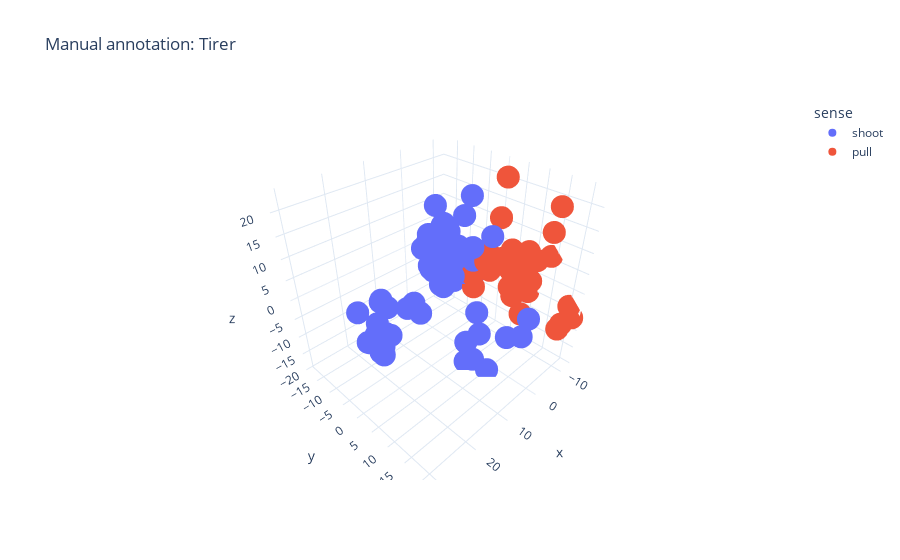

Write notebook code for a chart like this one.
### Code cell
# visualisatie in 2D; kleuren voor verschillende klassen;
# hoveren over data toont zinnen
fig_2d = px.scatter(df_pca_og, x='x', y='y', color='sense',
                 hover_data='match',
                 template="plotly_white",
                 title = f"Manual annotation: {Word}")
#fig_2d.show()
# visualisatie in 3D
fig_3d = px.scatter_3d(
    df_pca_og, x='x', y='y', z='z', color='sense',
    hover_data='match',
    template="plotly_white",
     title = f"Manual annotation: {Word}"
)
fig_3d.show()

### Figure 1 — Plotly figure (JSON) as saved in the notebook; plotly's stock layout.template omitted (floating-point values rounded to 4 significant figures)
{"data": [{"customdata": [["Ces troupes savent comment tirer et tuer et elles sont plus que jamais prêtes à le faire. \" La gouverneure de Luoisiane, Kathleen Blanco, septembre 2005."], ["Les pistolets pourraient me tuer , ou ne pas tirer du tout."], ["Certains disent ne jamais se servir de la violence ou très peu, et pas très fort, seulement quand ils ont une raison... ou sans vraiment réfléchir comme par exemple, en Légo, je vois des droïdes, je fabrique une base, il faut des armes pour la sécuriser ou je vois des personnages de Star Wars, donc je pense à tirer , tuer , etc."], ["A partir de maintenant les policiers et les militaires péruviens ont les mains libres pour tirer et tuer \"en accomplissement de leur devoir\" sans avoir à donner d'explications à personne."], ["Luidit plaintif s'enfuit et la plaintive demeura vrayement(?) dans la maison qui par la grossesse ne pouvoit s'enfuir de même, et d'un autre costé chargée des coups qu'elle venoit de recevoir, l'en empeschoient, se contenta de pousser le vollet de sa fenestre au même temps que ledit sieur de Rabodanges y lascha son coup de fusil qui y a fait balle, croyant tirer et tuer l'un où l'autre, où mesme tous les deux."], ["On peut tuer , tirer sur les manifestants car c'est légal mais on ne doit pas secourir des travailleurs immigrés qui risquent de mourir de froid ou de noyade, là c'est illégal."], ["Et ils peuvent commencer à comprendre ce que subit quotidiennement – en pire – la population palestinienne, hommes femmes, enfants et malades confondus, en Cisjordanie et à Gaza. – Silvia Cattori Les journalistes d'Al Jazeera à bord ont déclaré qu'un drapeau blanc avait été levé mais que les soldats israéliens ont continué de tirer et tuer ."], ["Lorsqu'ils arrivent sur les lieux, il commence à tirer et tue deux d'entre eux."], ["Bien que le bâtiment soit coulé, l'U-552 continue à tirer , tuant plusieurs hommes d'équipage qui sont entrain de rejoindre les canots de sauvetage."], ["Noter aussi le livre de Maurice Rafjus, \" 1953, un 14 juillet sanglant \", Collection Moisson Rouge, 2003 quand la police à Paris avait tirer et tuer six travailleurs algériens et un métallurgistes français qui participaient au défilé"], ["Celui-ci usa donc de son laser pour tirer , tuant deux Volkonnènes et un Toutobroge. la terreur s'emparait des hommes ; précipitamment, l'expédition reflua en grand désordre vers la racine."], ["Nous devons savoir le bien du mal et ne pas utiliser la terrible tragédie de Minneapolis pour perpétrer plus de violence. elle a dit \"Il n'y a jamais d'excuse pour tirer et tuer un agent de sécurité, détruire des entreprises ou blesser des innocents.\""], ["Ce jeu se joue avec les touches fléchées pour bouger, la barre d'espace pour sauter, la souris pour viser et tirer , et les touches 0 à 9 pour changer d'arme.- Joué 2185 fois"], ["Quel homme oserait se lever là-dessous, armer son fusil, viser et tirer ?"], ["Commandes du jeu: Utilisez la souris pour viser et tirer avec votre grappin."], ["Au bout d'un quart d'heure, faisant le geste de viser et de tirer avec un revolver imaginaire, il a crié : \"Heil Hitler !\" Le gradé, je crois, n'était pas très à l'aise."], ["C'est un peu comme si je disais que gagner de nouvelles bagnoles et tenter d'améliorer ses temps au tour c'est ce qui me fait fuir dans un jeu de caisse Ou que passer son temps à viser et tirer dans un shooter c'est vraiment la partie qui me fait fuir Autant le farm et l'HV aurait pu (du?) rester optionnels, autant le reste ben c'est sur si tu n'aimes pas les RPG et les H&S tu n'aurais pas aimé même sans HV"], ["Dans ce jeu de tir, vous devrez viser et tirer sur les ennemis de ses nombreux niveaux."], ["Continue à tirer et surtout vise la tête. - Celà fait des heures que nous jouons. - Nous resterons tant qu'il y en aura encore un debout. - Tu prends peut être tout celà un peu trop à coeur."], ["Il faut donc être attentif pour pouvoir viser et tirer sur tous ces ennemis de guerre."], ["À l'aide d'un canon à air comprimé, l'un des candidats doit viser et tirer des cartouches en mousse pour toucher les assiettes afin d'en faire tomber 5."], ["Il ne vous resteras plus qu'à basculer le canon comme d'habitude pour armer, viser et tirer !"], ["Des smileys farceurs se sont cachés dans le décor et tu devras, muni de ton fusil paintball, viser et tirer sur eux."], ["Sa position la rendait extrêmement vulnérable à un assaut venu d'en bas; elle ne pouvait pas viser et tirer correctement d'une seule main."], ["Ce que tu dois savoir en tout premier, c'est que pour faire un quickscope, tu dois respectivement appuyer sur : viser , tirer , courir."], ["Tout ce que l'avion enleve comme charge de travail au pilote c'est autant de ressources pour faire autre chose comme viser et tirer ."], ["Ce sera à vous de bien viser et tirer lorsque la palette passera devant vous afin de le tromper et de lui marquer beaucoup de buts."], ["La plait était béante, le médecin remplaça le bandeau et ajouta : -\" maintenant je suis sur que vous n'allez pas mourir d'une infection, car c'est la pire des morts...bon maintenant il faudra faire attention, je comprend bien que vous n'allez pas partir du combat mais vous devrez faire attention, maintenant vous pouvez viser et ainsi tirer et lancer des choses, comme des grenades."], ["Très bon jeu où vous devez viser et tirer une boule mauve afin qu'elle élimine les carrés bleus et les carrés verts de chacun des puzzles, mais gare à ne pas toucher aux carrés oranges sans quoi ca sera le fatidique Game Over ! (Merci à : tybo)"], ["Je me tapais 15 bornes à vélo tout les week-ends pour me faire tirer dessus et gagner 3 cacahuettes."], ["14h15 : Explication du Ravin de la mort : Les allemands s'amusaient à jeter les casquettes des prisonniers afin de voir quel était le premier soldat a lui tirer dessus ."], ["Boum, viens là ; boum, viens là ; boum, viens là \", a raconté le président américain, en mimant un djihadiste tirant au pistolet sur les victimes. \" Mais si un employé, ou juste un client avait eu une arme, ou si l'un de vous dans l'assistance avait été là avec une arme pointée dans la direction opposée, les terroristes auraient fui ou se seraient fait tirer dessus , et ça aurait été une tout autre histoire \", a-t-il assuré."], ["Ils sont de plus en plus nombreux et veulent tout détruire... Utilisez votre arme pour leur tirer dessus et les éradiquer avant qu'ils n'atteignent la barricade."], ["Les ambulances qui doivent transporter les blessés à l'hôpital se font tirer dessus ."], ["Quand un gars prend une demi-heure pour décider de sur qui il va tirer, et bien cela implique qu'il se fasse tirer dessus par ses ennemis, qui, pendant ce temps, ne s'interrogeront pas sur celui qui a le moins le points de vie."], ["Nous pensons que ce sont des Anglais mais nous comprenons notre méprise quand les chars commencent à nous tirer dessus ."], ["Aventures de bibo Vous êtes un aventurier, muni d'une mitraillette, et vous devez parcourir plusieurs niveaux, en vous débarassant des ennemis qui tentent de vous tirer dessus !"], ["Quand un homme rentre et tue la plupart des militaires ... (Oui je sais c'est bizarre !) Et la il me voie, je saute du rebord et là, je me fait tirer dessus ... Je vois une image de sang dégouliner devant moi et je me réveille !"], ["Aujourd'hui que vous lui demandez de soulager votre fardeau, il vous envoie ses tueurs pour vous tirer dessus ."], ["Une autre idée serait alors de mettre une couche de virtualisation maison sous le binaire, qui attraperait en vol les instructions read ou write tendancieuses : mais alors, pourquoi compiler en code machine ? (surtout à l'heure des CPUs huit-coeurs, même les ARM font peur maintenant...) C'est tout de même la meilleure manière de se tirer une balle dans le pieds !"], ["Il montre les paradoxes d'une société capable de se tirer une balle dans le pied parce que l'un est gay, l'autre est une femme, quand en face on a la pire menace de tous les temps."], ["La préoccupation du général Hamel était sans doute de ne pas se faire tirer une balle dans la tête par un proche collaborateur dans un moment de folie, comme son prédécesseur le général Ali Tounsi."], ["Pour moi, cette déclaration, c'est se tirer une balle dans le pied parce que la prochaine fois que tu va faire une erreur, et il va en faire, on va dire \" finalement tu n'es pas invincible \"."], ["On trouve déjà le S8 a moins de 600 euro sur amazon, One plus ne peuvent pas lancer leurs nouveau smartphone a plus de 500 euro, ça serrai se tirer une balle dans le pied, a moins qu'il dispose d'une super avancé technologique que non pas samsung et lg, mais j'en doute beaucoup."], ["A la sortie de la dernière Newsletter, on m'a fait remarquer, à juste titre, que cette édition était truffée de mauvaises nouvelles. \" On n'a plus qu'à se tirer une balle \", m'a-t-on dit."], ["Vous avez dit \" se tirer une balle dans le pied \" ?"], ["Empêcher un administrateur de se changer de catégorie pour l'empêcher de se tirer une balle dans le pied et ne plus être admin (signalé par David)"], ["Largo Winch n'a pourtant pas de permis de tuer il me semble...et je ne me rappelle pas le voir tirer une seule balle !!!"], ["J'ai souvent le sentiment que pour vivre mieux sur notre planète, tel que ça nous est présenté par les media dominants, en tout cas, c'est se tirer une balle dans le pied."], ["Un climat claustrophobe au final limité, restreint, bridé... ou comment se tirer une balle dans le pied en oubliant les bienfaits de la suggestion."], ["A moins d être maso, cupide, veule, inconscient ou irresponsable, cela équivaut à se tirer une balle dans le pied."], ["La pochette représente un dessin de la planète Terre qui fait mine de se tirer une balle dans la tête."], ["En cas de capture imminente, son mentor lui avait conseillé de se tirer une balle dans la bouche ou dans un œil, en prenant bien garde à la pente de crosse, de toutes façons, avec du 11,43, il y aurait peu de possibilité de se rater – ils croisèrent alors un autre train, lancé à grande vitesse dans un nuage de neige poudreuse, qui les fit sursauter."], ["Pour l'industrie de l'armement il faut des guerres, il faut des raisons de tirer les balles , de lancer les bombes, de vider les chargeurs, de porter les casques, de se faire trouer les gilets."], [" J'ai envie de tirer une balle dans le crâne de tous les pangolins trop cons pour baiser. "], ["Je suis tout simplement sidéré par l'inconsistance du propos qui dénote une somme d'ignorance et de confusion telle que j'ai l'impression très nette que notre auteur est en train de se tirer une balle dans le pied."], ["Le jeune homme n'a cependant pas tardé à se mettre à table: il a avoué aux enquêteurs qu'il s'était emparé d'un pistolet laissé dans un placard fermé à clé pour tirer une balle dans la tête de sa mère pendant son sommeil."], ["Voici quelques réactions prises sur des sites comme Allocine ainsi que sur certains forums ( certaines sont hilarantes mais aussi éloquentes) : \" aujourd'hui on est incapable de faire autre chose que des huis clots minimalistes, des drames sociaux à se tirer une balle tellement c'est ennuyant, des comédies grasses qui coutent tellement cher que ça en devient suspect.... Donc soyons sérieux deux secondes."], ["Pour avoir enfreint cette interdiction des Talibans Malala entourée d'autres jeunes filles se fit tirer une balle dans la tête le 9 octobre 2012 dans le bus scolaire la ramenant chez elle."], ["Après un bon moment de jeu : très sympa mais les chargements sont à se tirer une balle ."], ["Fernando n'a pas parlé avec Liverpool.\" Une déclaration appuyée par celle de l'entraîneur des galactiques, quelques jours plus tard : \"Nous ne vendrons pas Morientes, (...) cela reviendrait à se tirer une balle dans le pied.\" Et pourtant, dimanche, il semblerait que les deux parties soient parvenus à un accord pour le transfert du joueur vers Anfield Road."], ["Je débutais systématiquement la conversation avec la même question : comment les entreprises font-elles pour se tirer une balle dans le pied quand il s'agit d'innovation ?"], ["Je réfléchis, je sais que selon la loi d'Êlo, je dois signaler mon double éveil auprès de la guilde des mages et l'ordre du Lys rouge... Mais en contrepartie, Garance risque de me tirer une balle dans le dos et pleurer mon suicide... Laissons cela de côté pour le moment..."], ["Mohammed Moussa, 26 ans, originaire de Deir Ballut en Cisjordanie, ; s'est fait tirer une balle dans le dos à \" un checkpoint volant \"."], ["Le mouton devint la bête noire des éleveurs, une cible amusante pour la distraction des cowboys qui n'hésitaient pas non plus à tirer sur le berger si celui-ci voulait s'interposer entre la cible et le tireur."], ["On sait tous qu'il ne faut pas tirer sur le messager quand il apporte de mauvaises nouvelles, mais quand le message est de sucre et de miel, alors il est bon d'être le messager, bien cadré par les photographes."], ["Trois jours après l'attaque de la ferme, le préfet des Alpes-de-Haute-Provence informe qu'il a mobilisé sur le terrain, près des troupeaux, les éleveurs bénéficiant d'autorisation de tirs de défense accompagnés de lieutenants de louveterie et d'agents de l'ONCFS à tirer sur les loups ."], ["De l'artillerie lourde (120) arrive et met en Batterie entre St Thomas et Vienne la Ville, et, dès le soir, les Batteries se mettent à tirer sur un bivouac qui leur a été signalé par un avion."], ["En fait, les habitants du village s'orientent une fois par semaine vers l'entrée de leur village pour essayer de l'ouvrir, défiant les dizaines de soldats qui s'y déploient et qui ne se privent pas de tirer sur les manifestants leurs bombes lacrymogènes et leurs balles métalliques recouvertes de caoutchouc."], ["S'ils se résignent à leur triste sort, s'ils ne rechignent pas, face au verdit, la menace est directe : les \" pelotons d'exécution \" européens sont prêts poursuivre leur sinistre tâche et, à la suite des Grecs, tirer sur les Espagnols et les Portugais, jugés également \" pelés et galeux, d'où viendrait tout le mal \"."], ["Vous serez escorté par un Osprey (dirigé par un des joueurs en coop) qui peut tirer sur les ennemis et larguer autant de colis stratégiques que vous voulez."], ["Ce gouvernement, qui avait fait tirer sur la foule , fut bientôt obligé de démissionner."], ["Pour déclencher leur nouvelle guerre, ils ont envoyé des snipers embusqués tirer sur la population et sur les forces de l'ordre lors de manifestations pacifiques pour se présenter ensuite comme les martyrs victimes d'une \" dictature sanglante \"."], ["Ils étaient très pressés d'ailleurs, bien qu'ils ne l'aient pas dit aux français, il est dangereux de tirer sur l' ennemi ."]], "hovertemplate": "sense=shoot<br>x=%{x}<br>y=%{y}<br>z=%{z}<br>match=%{customdata[0]}<extra></extra>", "legendgroup": "shoot", "marker": {"color": "#636efa", "symbol": "circle"}, "mode": "markers", "name": "shoot", "scene": "scene", "showlegend": true, "x": [-6.794, -4.073, -4.132, -5.35, -0.7863, -0.5943, -6.568, -4.433, -8.282, 2.688, -4.114, -4.931, -2.539, -4.099, -5.467, -4.825, -3.937, -6.944, -6.815, -7.263, -3.752, -5.53, -7.754, -4.983, -6.188, -5.723, -6.399, -5.736, -1.529, -0.4349, -2.158, 2.85, -3.57, 4.544, -5.916, 2.634, -0.5432, -2.61, 5.308, 23.07, 27.69, 11.31, 28.26, 26.77, 26.28, 4.306, 11.79, 1.991, 26.35, 25.41, 27.96, 21.41, 19.09, 2.541, 3.989, 27.22, 5.472, 23.43, 8.764, 25.22, 30.43, 24.8, 18.95, 8.005, -6.648, -6.347, -4.379, -7.802, -1.87, -6.034, -9.616, -4.187, -4.274, -1.012], "y": [-15.42, -7.195, -15.43, -16.67, -10.51, -6.724, -8.827, -14.87, -12.72, -10.25, -16.41, -18.18, -2.445, -12.9, -5.048, -9.209, -8.294, -7.791, -11.06, -8.142, -6.336, -11.63, -8.502, -11.49, -6.386, -9.168, -6.968, -10.43, 6.216, 5.263, 11.75, 10.71, 1.581, 5.573, -10.79, 3.88, 16.56, 16.47, 8.386, 1.949, 4.08, -4.061, 5.788, 4.878, -3.285, 5.336, 2.603, -4.685, 4.104, 3.112, 2.129, -1.609, -5.664, -5.875, -6.217, 4.403, -5.146, 2.828, -7.207, 1.299, 5.408, 2.503, 2.776, -5.64, -6.616, -2.662, -5.683, -12.5, -4.777, -6.038, -5.558, -8.419, -1.184, -8.15], "z": [-2.633, -0.9691, 3.46, -2.314, 0.7997, -6.02, -8.074, -2.806, 0.8545, 4.463, -0.1684, 0.4082, 13.56, 11.95, -3.445, -2.474, 6.988, -5.456, 3.439, -6.588, 1.974, 7.323, -6.249, -4.354, -0.06412, 0.7486, 0.7281, -4.983, 12.23, -13.57, -11.71, -19.03, -10.99, -18.75, -2.403, -15.06, -7.552, -3.947, -15.66, 5.142, 2.626, -3.234, 1.998, -0.2023, 2.811, 22.62, 8.345, 12.07, -3.169, -0.2409, -0.3294, -4.302, 0.3559, 2.171, 1.37, -1.712, 3.361, -0.8812, -6.909, 2.162, 3.391, 8.074, 3.169, -8.745, -0.5521, 0.687, 4.034, 3.124, -2.701, -3.343, -7.792, -3.192, 5.548, -6.311], "type": "scatter3d"}, {"customdata": [["Comment savoir si sa chaîne est HS : Placer la chaîne sur le grand pignon et sur le grand plateau, tirer sur la chaîne avec le pouce et l'index, si la totalité d'une dent de plateau apparait, changez là ! \""], ["Il fallait porter un bidon, le soir après la traite, et tirer sur la poignée de la chaîne qui mettait en branle une cloche, dont le tintement s'entendait au loin."], ["Mais à trop tirer sur la corde , un jour elle doit rendre des comptes à son corps."], ["S'il a peur d'un tas de bois, allez vous asseoir dessus, et sans tirer sur la longe (longue d'au moins 3 mètres), attendez que votre grand timide vienne flairer le monstre... Attention à ne pas le laisser brouter, ce qui le détournerait de son \"devoir d'inspection\", et prolongerait l'attente."], ["Pour moi, un professionnel c'est le contraire d'un amateur; c'est quelqu'un qui exerce une activité principale (et qui dans notre société lui permet de remplir sa gamelle, de préférence sans trop tirer sur la chaîne )."], ["Le fait de tirer sur le guidon vers lui même, le motard se garde actif en tout temps et va donc avoir un meilleur contrôle lors de la réception."], ["Histoire de lui faire comprendre qu'à force de trop tirer sur l' élastique , il se rompt."], ["Nous saurons rappeler à cette direction en temps voulu qu'à trop tirer sur la corde , c'est le lien avec les salariés qui est en train de se rompre définitivement..."], ["D'un côté les clés, de l'autre on fixe à son sac et hop, il vous suffit de tirer sur la sangle et votre trousseau de clés apparait."], ["25 nœuds papillons d'une grande facilité à faire, il suffit de tirer sur les 2 ficelles pour que le nœud se forme. - Attention nos modèles ont 2 ficelles pour attacher le nœud et non pas une ficelle comme les nœuds d'importation. - Fabriqué en France."], ["Pour enclencher la musique, il suffit de tirer sur la tirette ...."], ["Les bretelles sont rembourrées de façon dense, et faciles à ajuster : il suffit de tirer sur la sangle du bas."], ["Une tension empêche ensuite les spectateurs de tirer sur les extrémités des cordes."], ["Vous pouvez maintenant tirer sur le support pour définir la force de traction."], ["Cette figure est assez déroutante lorsqu'elle n'est pas commandée: il s'agit alors de ne pas perdre son sang-froid, de ne surtout pas tirer sur les rênes (ce qui ferait se renverser le cheval) et de \"donner des jambes\" pour remettre le cheval en avant."], ["Pour créer certains effets de glissando, le musicien doit littéralement tirer sur les cordes , et pas qu'un peu... S'il fallait vraiment tendre l'oreille pour entendre quelque chose pendant les phrases de l'Alap explorant les graves, les parties rapides de ce concert étaient particulièrement exaltantes."], ["Lorsque la boîte de pellicule du haut se met en rotation, il se crée une force qu'on appelle force centrifuge (celle qui nous entraîne sur le côté quand on tourne en voiture !), qui va tirer sur la ficelle et entraîner la boîte du bas vers le haut."], ["4- Il n'y a plus qu'à tirer sur cet élément de blocage pour libérer la corde."], ["Attention Activision de ne peut pas trop tirer sur la corde ... Même si l'on sait très bien que l'on y aura droit jusqu'à la prochaine génération de console (un record)."], ["Pour hisser la nacelle, c'est l'équipe qui doit tirer sur une corde ."], ["Que ce soit une corde qui permettra à votre chien de tirer dessus pendant des heures."], ["Les lèvres sont parfois magnifiques, entourées de cette petite forêt non vierge ! sinon on trouve des lèvres tombantes, on a l'impression de pouvoir tirer dessus comme un élastique."], ["Les racines ne sont pas épineuses, aussi il est assez facile de saisir la souche à pleine main pour tirer dessus ."], ["Profitez que le sol soit humide pour tirer dessus et extraire le maximum de racines, sinon utilisez une gouge à asperges qui permet de creuser en profondeur."], ["J'ai bien essayé de tirer dessus pour tenter de la déchirer, rien à faire !"], ["Pensez à bien saisir les mèches par la racine pour les démêler sans trop tirer dessus ."], ["Connectiques côté enceinte à l'arrivée = fiches \"bananes\" dorées, fixables par serrage pour écarter légèrement ses extrémités (donc merci de ne pas tirer dessus violemment comme un sauvage pour débrancher, s'assurer auparavant d'avoir correctement dévissé la molette noire)."], ["La bande doit être étirée à 40-80 % mais rappelez-vous d'appliquer les extrémités sans tirer dessus du tout."], ["Pour cela prendre délicatement chaque plantule avec un peu de terre sans tirer dessus pour préserver les racines et les mettre en godets pour les endurcir encore en augmenter progressivement la luminosité et l'aération ou les repiquer en pleine terre si les conditions s'y prêtent."], ["hello J'ai du mal à debrancher la prise de mon débimètre, faut-il juste tirer dessus ou y'a t-il une manip particulière à faire ? merci"]], "hovertemplate": "sense=pull<br>x=%{x}<br>y=%{y}<br>z=%{z}<br>match=%{customdata[0]}<extra></extra>", "legendgroup": "pull", "marker": {"color": "#EF553B", "symbol": "circle"}, "mode": "markers", "name": "pull", "scene": "scene", "showlegend": true, "x": [-9.666, -9.822, -5.213, -10.27, -6.861, -9.053, -7.559, -10.23, -9.71, -6.518, -6.789, -9.126, -6.746, -9.215, -8.808, -9.957, -7.407, -10.01, -6.835, -8.228, -7.003, -9.307, -11.93, -11.57, -10.18, -9.062, -12.17, -7.973, -12.21, -12.17], "y": [16.05, 4.553, -1.737, 9.817, 13.11, 3.569, 7.37, 14.92, 8.78, 14.24, 4.882, 6.071, 1.483, 0.169, 7.466, 9.89, 10.39, 5.409, 10.52, -0.4053, -2.721, 20.52, 9.622, 9.068, 1.598, 20.0, 21.4, 10.85, 20.21, 14.1], "z": [19.34, 2.928, -2.417, 0.5876, 2.099, 2.706, -2.609, 13.16, 4.878, 7.849, 22.93, 5.913, 4.102, -2.141, -5.62, 6.738, 7.065, 0.0384, 7.723, 0.484, -7.238, -6.849, -4.934, -0.9991, 11.79, -8.42, -6.204, -8.659, -3.709, 6.381], "type": "scatter3d"}], "layout": {"scene": {"domain": {"x": [0.0, 1.0], "y": [0.0, 1.0]}, "xaxis": {"title": {"text": "x"}}, "yaxis": {"title": {"text": "y"}}, "zaxis": {"title": {"text": "z"}}}, "legend": {"title": {"text": "sense"}, "tracegroupgap": 0}, "title": {"text": "Manual annotation: Tirer"}}}
